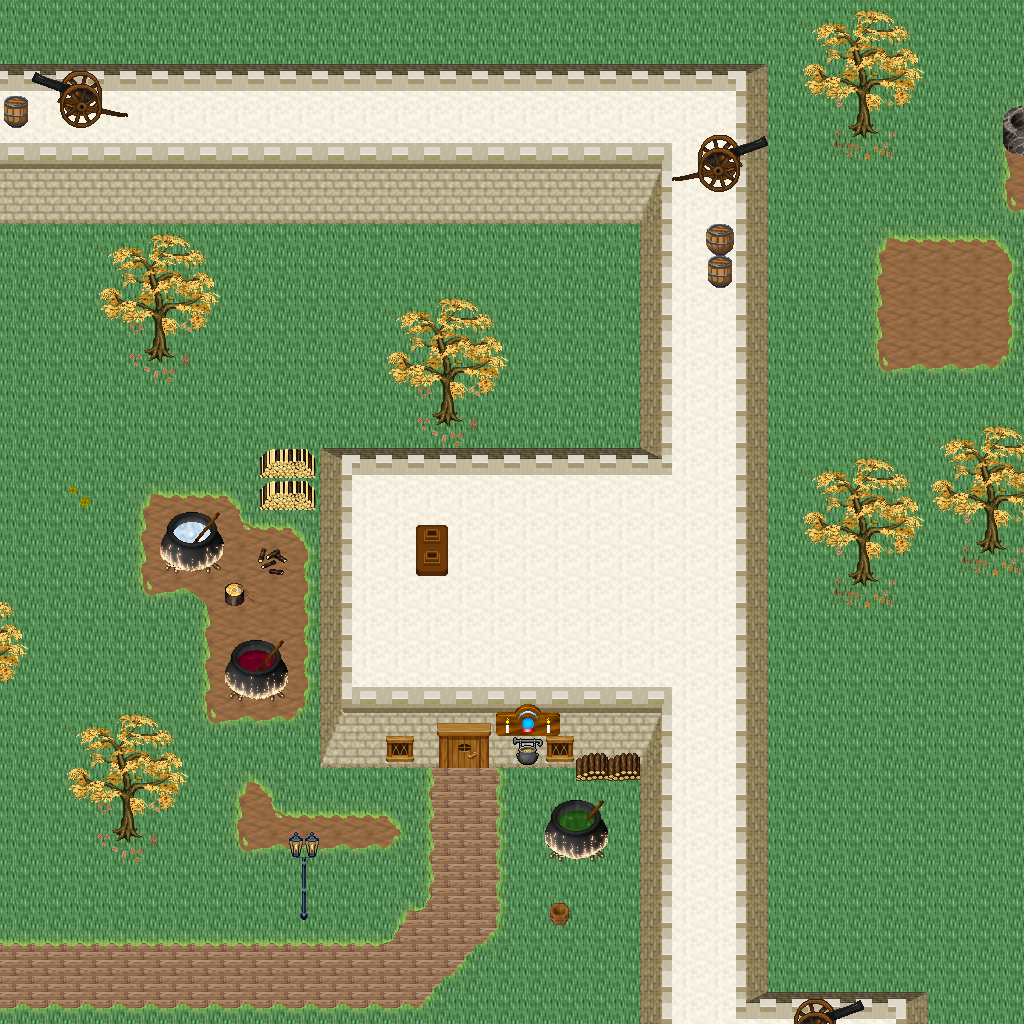

A level layout from a 2D game, rendered from its tile map. Below: a short description, then the map file with tile-grid data replaced by summaries:
An orthogonal 32x32 tile map with 32x32 px tiles, 5 tile layers (Ground, Objects, Objects2, Above, ...), 1 hidden layer not drawn, 46 tilesets.

<map version="1.10" tiledversion="1.11.0" orientation="orthogonal" renderorder="right-down" width="32" height="32" tilewidth="32" tileheight="32" infinite="0" nextlayerid="11" nextobjectid="1">
 <tileset firstgid="1" name="logic_collision" tilewidth="32" tileheight="32" tilecount="1" columns="1">
  <image source="../drawable/logic_collision.png" width="32" height="32" />
 </tileset>
 <tileset firstgid="2" name="ground_ridge_earth_pale" tilewidth="32" tileheight="32" tilecount="96" columns="12">
  <image source="../drawable/ground_ridge_earth_pale.png" width="384" height="256" />
 </tileset>
 <tileset firstgid="98" name="ground_ridge_earth_dark" tilewidth="32" tileheight="32" tilecount="96" columns="12">
  <image source="../drawable/ground_ridge_earth_dark.png" width="384" height="256" />
 </tileset>
 <tileset firstgid="194" name="ground_ground" tilewidth="32" tileheight="32" tilecount="33" columns="3">
  <image source="../drawable/ground_ground.png" width="96" height="352" />
 </tileset>
 <tileset firstgid="227" name="building_castle" tilewidth="32" tileheight="32" tilecount="320" columns="20">
  <image source="../drawable/building_castle.png" width="640" height="512" />
 </tileset>
 <tileset firstgid="547" name="item_pot_barrels_1" tilewidth="32" tileheight="32" tilecount="8" columns="4">
  <image source="../drawable/item_pot_barrels_1.png" width="128" height="64" />
 </tileset>
 <tileset firstgid="555" name="item_weapon_cannon" tilewidth="32" tileheight="32" tilecount="12" columns="3">
  <image source="../drawable/item_weapon_cannon.png" width="96" height="128" />
 </tileset>
 <tileset firstgid="567" name="building_door_closed" tilewidth="32" tileheight="32" tilecount="1" columns="1">
  <image source="../drawable/building_door_closed.png" width="32" height="32" />
 </tileset>
 <tileset firstgid="568" name="building_door_door" tilewidth="32" tileheight="32" tilecount="6" columns="3">
  <image source="../drawable/building_door_door.png" width="96" height="64" />
 </tileset>
 <tileset firstgid="574" name="building_window_window_centered" tilewidth="32" tileheight="32" tilecount="1" columns="1">
  <image source="../drawable/building_window_window_centered.png" width="32" height="32" />
 </tileset>
 <tileset firstgid="575" name="building_decoration_chimney_big" tilewidth="32" tileheight="32" tilecount="2" columns="1">
  <image source="../drawable/building_decoration_chimney_big.png" width="32" height="64" />
 </tileset>
 <tileset firstgid="577" name="building_stairs_stairs_grey" tilewidth="32" tileheight="32" tilecount="6" columns="3">
  <image source="../drawable/building_stairs_stairs_grey.png" width="96" height="64" />
 </tileset>
 <tileset firstgid="583" name="building_witch_hut" tilewidth="32" tileheight="32" tilecount="80" columns="5">
  <image source="../drawable/building_witch_hut.png" width="160" height="512" />
 </tileset>
 <tileset firstgid="663" name="ground_grass_edges" tilewidth="32" tileheight="32" tilecount="36" columns="12">
  <image source="../drawable/ground_grass_edges.png" width="384" height="96" />
 </tileset>
 <tileset firstgid="699" name="ground_grass_corners" tilewidth="32" tileheight="32" tilecount="24" columns="6">
  <image source="../drawable/ground_grass_corners.png" width="192" height="128" />
 </tileset>
 <tileset firstgid="723" name="logic_item_vegetable" tilewidth="32" tileheight="32" tilecount="16" columns="8">
  <image source="../drawable/logic_item_vegetable.png" width="256" height="64" />
 </tileset>
 <tileset firstgid="739" name="plant_tree_fall_trees" tilewidth="32" tileheight="32" tilecount="40" columns="8">
  <image source="../drawable/plant_tree_fall_trees.png" width="256" height="160" />
 </tileset>
 <tileset firstgid="779" name="plant_stump_stump_pale_purple" tilewidth="32" tileheight="32" tilecount="4" columns="2">
  <image source="../drawable/plant_stump_stump_pale_purple.png" width="64" height="64" />
 </tileset>
 <tileset firstgid="783" name="plant_stump_small_stump" tilewidth="32" tileheight="32" tilecount="4" columns="2">
  <image source="../drawable/plant_stump_small_stump.png" width="64" height="64" />
 </tileset>
 <tileset firstgid="787" name="furniture_light_small_lamp" tilewidth="32" tileheight="32" tilecount="4" columns="4">
  <image source="../drawable/furniture_light_small_lamp.png" width="128" height="32" />
 </tileset>
 <tileset firstgid="791" name="item_pot_barrel" tilewidth="32" tileheight="32" tilecount="2" columns="1">
  <image source="../drawable/item_pot_barrel.png" width="32" height="64" />
 </tileset>
 <tileset firstgid="793" name="plant_tree_locust_tree" tilewidth="32" tileheight="32" tilecount="20" columns="4">
  <image source="../drawable/plant_tree_locust_tree.png" width="128" height="160" />
 </tileset>
 <tileset firstgid="813" name="plant_leaves" tilewidth="32" tileheight="32" tilecount="8" columns="4">
  <image source="../drawable/plant_leaves.png" width="128" height="64" />
 </tileset>
 <tileset firstgid="821" name="plant_flower_daisy_blue" tilewidth="32" tileheight="32" tilecount="8" columns="2">
  <image source="../drawable/plant_flower_daisy_blue.png" width="64" height="128" />
 </tileset>
 <tileset firstgid="829" name="plant_flower_daisy_yellow" tilewidth="32" tileheight="32" tilecount="8" columns="2">
  <image source="../drawable/plant_flower_daisy_yellow.png" width="64" height="128" />
 </tileset>
 <tileset firstgid="837" name="plant_flower_small_flower_bed_2" tilewidth="32" tileheight="32" tilecount="12" columns="3">
  <image source="../drawable/plant_flower_small_flower_bed_2.png" width="96" height="128" />
 </tileset>
 <tileset firstgid="849" name="plant_flower_small_flower_bed" tilewidth="32" tileheight="32" tilecount="12" columns="3">
  <image source="../drawable/plant_flower_small_flower_bed.png" width="96" height="128" />
 </tileset>
 <tileset firstgid="861" name="plant_flower_flower_bed_1" tilewidth="32" tileheight="32" tilecount="35" columns="7">
  <image source="../drawable/plant_flower_flower_bed_1.png" width="224" height="160" />
 </tileset>
 <tileset firstgid="896" name="plant_flower_hothouse_flowers" tilewidth="32" tileheight="32" tilecount="72" columns="6">
  <image source="../drawable/plant_flower_hothouse_flowers.png" width="192" height="384" />
 </tileset>
 <tileset firstgid="968" name="furniture_light_lamp_blue" tilewidth="32" tileheight="32" tilecount="3" columns="1">
  <image source="../drawable/furniture_light_lamp_blue.png" width="32" height="96" />
 </tileset>
 <tileset firstgid="971" name="light_dim_light_7x5" tilewidth="32" tileheight="32" tilecount="35" columns="7">
  <image source="../drawable/light_dim_light_7x5.png" width="224" height="160" />
 </tileset>
 <tileset firstgid="1006" name="building_decoration_chimney" tilewidth="32" tileheight="32" tilecount="2" columns="1">
  <image source="../drawable/building_decoration_chimney.png" width="32" height="64" />
 </tileset>
 <tileset firstgid="1008" name="building_decoration_cauldron_sign" tilewidth="32" tileheight="32" tilecount="1" columns="1">
  <image source="../drawable/building_decoration_cauldron_sign.png" width="32" height="32" />
 </tileset>
 <tileset firstgid="1009" name="building_decoration_magician_banner" tilewidth="32" tileheight="32" tilecount="3" columns="3">
  <image source="../drawable/building_decoration_magician_banner.png" width="96" height="32" />
 </tileset>
 <tileset firstgid="1012" name="logic_portal" tilewidth="32" tileheight="32" tilecount="24" columns="8">
  <image source="../drawable/logic_portal.png" width="256" height="96" />
 </tileset>
 <tileset firstgid="1036" name="ground_ground_3" tilewidth="32" tileheight="32" tilecount="5" columns="5">
  <image source="../drawable/ground_ground_3.png" width="160" height="32" />
 </tileset>
 <tileset firstgid="1041" name="building_cottage" tilewidth="32" tileheight="32" tilecount="256" columns="16">
  <image source="../drawable/building_cottage.png" width="512" height="512" />
 </tileset>
 <tileset firstgid="1297" name="building_roof_thatched_roof" tilewidth="32" tileheight="32" tilecount="256" columns="16">
  <image source="../drawable/building_roof_thatched_roof.png" width="512" height="512" />
 </tileset>
 <tileset firstgid="1553" name="building_door_doors" tilewidth="32" tileheight="32" tilecount="256" columns="16">
  <image source="../drawable/building_door_doors.png" width="512" height="512" />
 </tileset>
 <tileset firstgid="1809" name="building_window_windows" tilewidth="32" tileheight="32" tilecount="256" columns="16">
  <image source="../drawable/building_window_windows.png" width="512" height="512" />
 </tileset>
 <tileset firstgid="2065" name="plant_bush_leafy" tilewidth="32" tileheight="32" tilecount="48" columns="8">
  <image source="../drawable/plant_bush_leafy.png" width="256" height="192" />
 </tileset>
 <tileset firstgid="2113" name="plant_bush_flowering" tilewidth="32" tileheight="32" tilecount="72" columns="8">
  <image source="../drawable/plant_bush_flowering.png" width="256" height="288" />
 </tileset>
 <tileset firstgid="2185" name="object_stone_well" tilewidth="32" tileheight="32" tilecount="6" columns="2">
  <image source="../drawable/object_stone_well.png" width="64" height="96" />
 </tileset>
 <tileset firstgid="2191" name="item_pot_cauldron" tilewidth="32" tileheight="32" tilecount="48" columns="8">
  <image source="../drawable/item_pot_cauldron.png" width="256" height="192" />
 </tileset>
 <tileset firstgid="2239" name="item_campfires" tilewidth="32" tileheight="32" tilecount="2" columns="2">
  <image source="../drawable/item_campfires.png" width="64" height="32" />
 </tileset>
 <tileset firstgid="2241" name="item_firewood" tilewidth="32" tileheight="32" tilecount="12" columns="3">
  <image source="../drawable/item_firewood.png" width="96" height="128" />
 </tileset>
 <layer id="1" name="Ground" width="32" height="32">
  <data>[1024 cells, 1024 non-empty, 10 distinct tile ids]</data>
 </layer>
 <layer id="2" name="Objects" width="32" height="32">
  <data>[1024 cells, 203 non-empty, 36 distinct tile ids]</data>
 </layer>
 <layer id="3" name="Objects2" width="32" height="32">
  <data>[1024 cells, 63 non-empty, 39 distinct tile ids]</data>
 </layer>
 <layer id="4" name="Above" width="32" height="32">
  <data>[1024 cells, 107 non-empty, 27 distinct tile ids]</data>
 </layer>
 <layer id="5" name="Above2" width="32" height="32">
  <data>[1024 cells, 3 non-empty, 2 distinct tile ids]</data>
 </layer>
 <layer id="6" name="Walkable" width="32" height="32" visible="0">
  <data>[1024 cells, 351 non-empty, 1 distinct tile ids]</data>
 </layer>
 <objectgroup id="7" name="Mapevents" />
 <objectgroup id="8" name="Spawn" />
 <objectgroup id="9" name="Keys" />
 <objectgroup id="10" name="Replace" />
</map>
